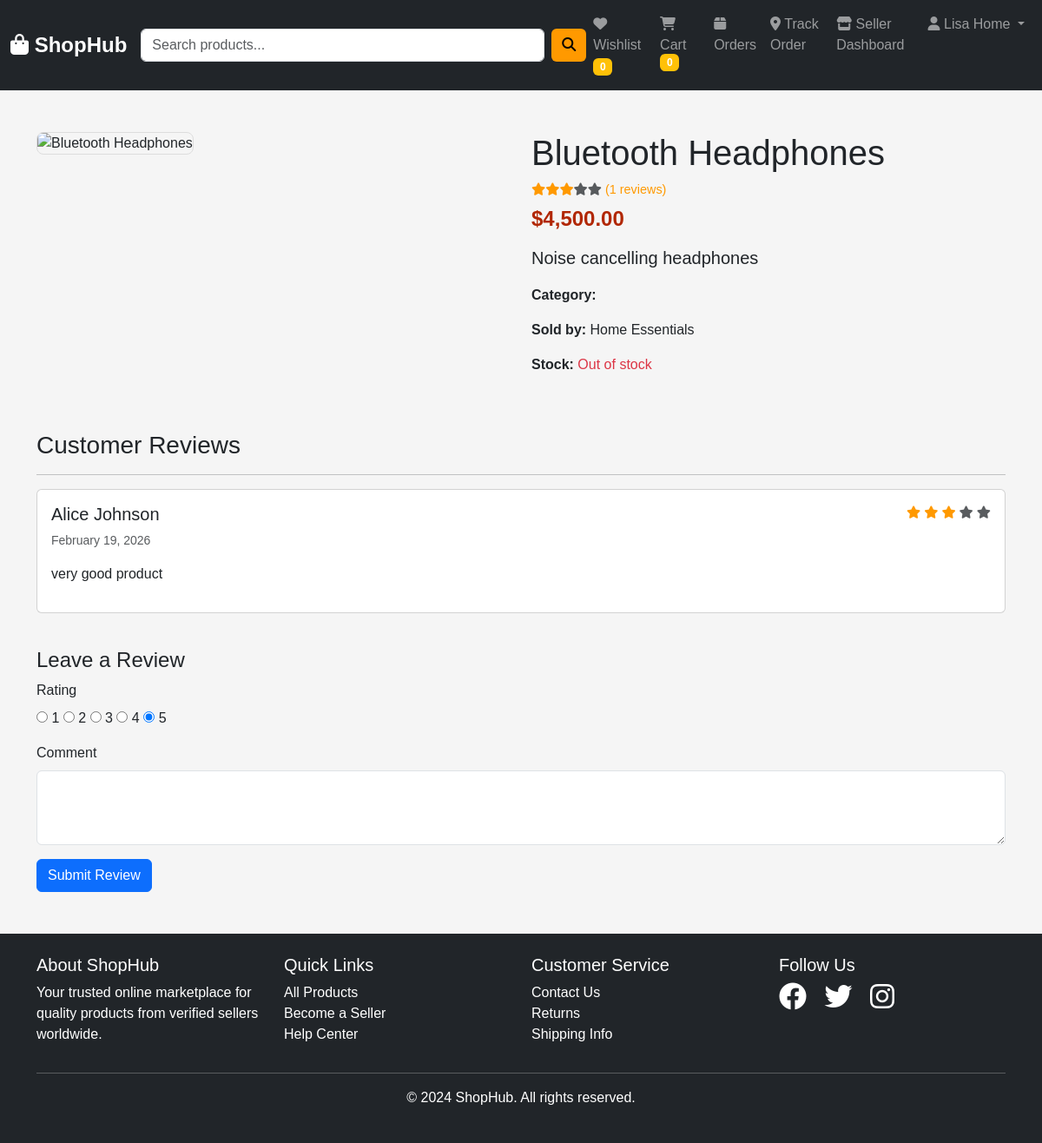
/product-detail.php?id=17 (signed in), run on the app's committed database.
### tables this page shows
CREATE TABLE `products` (
  `id` int(11) NOT NULL,
  `seller_id` int(11) NOT NULL,
  `name` varchar(255) NOT NULL,
  `description` text DEFAULT NULL,
  `price` decimal(10,2) NOT NULL,
  `stock` int(11) DEFAULT 0,
  `category` varchar(100) DEFAULT NULL,
  `image` varchar(255) DEFAULT NULL,
  `status` enum('active','inactive') DEFAULT 'active',
  `created_at` timestamp NOT NULL DEFAULT current_timestamp()
);

CREATE TABLE `users` (
  `id` int(11) NOT NULL,
  `email` varchar(255) NOT NULL,
  `password` varchar(255) NOT NULL,
  `full_name` varchar(255) NOT NULL,
  `user_type` enum('buyer','seller','admin') DEFAULT 'buyer',
  `shop_name` varchar(255) DEFAULT NULL,
  `phone` varchar(20) DEFAULT NULL,
  `address` text DEFAULT NULL,
  `created_at` timestamp NOT NULL DEFAULT current_timestamp()
);

CREATE TABLE `reviews` (
  `id` int(11) NOT NULL,
  `product_id` int(11) NOT NULL,
  `user_id` int(11) NOT NULL,
  `rating` int(11) DEFAULT NULL CHECK (`rating` between 1 and 5),
  `comment` text DEFAULT NULL,
  `created_at` timestamp NOT NULL DEFAULT current_timestamp()
);

### product-detail.php (the view, shortened to what this page needs)
<?php
require_once 'config/database.php';
$product_id = $_GET['id'] ?? 0;
$stmt = $pdo->prepare("SELECT p.*, u.shop_name, u.email,
                               COALESCE(AVG(r.rating),0) as avg_rating,
                               COUNT(r.id) as review_count
                        FROM products p
                        JOIN users u ON p.seller_id = u.id
                        LEFT JOIN reviews r ON r.product_id = p.id
                        WHERE p.id = ?");
$stmt->execute([$product_id]);
$product = $stmt->fetch();
$stmt = $pdo->prepare("SELECT r.*, u.full_name FROM reviews r JOIN users u ON r.user_id = u.id WHERE r.product_id = ? ORDER BY r.created_at DESC");
$stmt->execute([$product_id]);
$reviews = $stmt->fetchAll();
?>
<!DOCTYPE html>
<html lang="en">
<head>
    <link href="https://cdn.jsdelivr.net/npm/bootstrap@5.3.0/dist/css/bootstrap.min.css" rel="stylesheet">
    <link rel="stylesheet" href="https://cdnjs.cloudflare.com/ajax/libs/font-awesome/6.4.0/css/all.min.css">
    <link rel="stylesheet" href="assets/css/style.css">
</head>
<body>
    <?php include 'includes/header.php'; ?>
    <div class="container my-5">
        <div class="row">
            <div class="col-md-6">
                <img src="<?= htmlspecialchars($product['image']) ?>" class="product-detail-img" alt="<?= htmlspecialchars($product['name']) ?>">
            </div>
            <div class="col-md-6">
                <h1><?= htmlspecialchars($product['name']) ?></h1>
                <div class="rating mb-2">
                    <?php
                    $avg = round($product['avg_rating']);
                    for($i=1;$i<=5;$i++) {
                        if($i <= $avg) echo '<i class="fas fa-star"></i>';
                        else echo '<i class="fas fa-star text-muted"></i>';
                    }
                    ?>
                    <span>(<?= $product['review_count'] ?> reviews)</span>
                </div>
                <h2 class="price mb-3">$<?= number_format($product['price'], 2) ?></h2>
                <p class="lead"><?= nl2br(htmlspecialchars($product['description'])) ?></p>
                <div class="mb-3">
                    <strong>Category:</strong> <?= htmlspecialchars($product['category']) ?>
                </div>
                <div class="mb-3">
                    <strong>Sold by:</strong> <?= htmlspecialchars($product['shop_name']) ?>
                </div>
                <div class="mb-3">
                    <strong>Stock:</strong>
                    <?php if($product['stock'] > 0): ?>
                        <span class="text-success"><?= $product['stock'] ?> available</span>
                    <?php else: ?>
                        <span class="text-danger">Out of stock</span>
                    <?php endif; ?>
                </div>
            </div>
        </div>
        <div class="row mt-5">
            <div class="col-12">
                <h3>Customer Reviews</h3>
                <hr>
                <?php if(empty($reviews)): ?>
                <p class="text-muted">No reviews yet. Be the first to review this product!</p>
                <?php else: ?>
                    <?php foreach($reviews as $review): ?>
                    <div class="card mb-3">
                        <div class="card-body">
                            <div class="d-flex justify-content-between">
                                <h5><?= htmlspecialchars($review['full_name']) ?></h5>
                                <div class="rating">
                                    <?php for($i = 1; $i <= 5; $i++): ?>
                                        <i class="fas fa-star <?= $i <= $review['rating'] ? '' : 'text-muted' ?>"></i>
                                    <?php endfor; ?>
                                </div>
                            </div>
                            <p class="text-muted small"><?= date('F j, Y', strtotime($review['created_at'])) ?></p>
                            <p><?= nl2br(htmlspecialchars($review['comment'])) ?></p>
                        </div>
                    </div>
                    <?php endforeach; ?>
                <?php endif; ?>
            </div>
        </div>
        <?php if(isset($_SESSION['user_id'])): ?>
        <div class="row mt-4">
            <div class="col-12">
                <h4>Leave a Review</h4>
                <form method="POST">
                    <div class="mb-3">
                        <label class="form-label">Rating</label><br>
                        <?php for($r=1;$r<=5;$r++): ?>
                        <input type="radio" name="rating" value="<?= $r ?>" <?= $r==5 ? 'checked' : '' ?>> <?= $r ?>
                        <?php endfor; ?>
                    </div>
                    <div class="mb-3">
                        <label class="form-label">Comment</label>
                        <textarea name="comment" class="form-control" rows="3" required></textarea>
                    </div>
                    <button type="submit" class="btn btn-primary">Submit Review</button>
                </form>
            </div>
        </div>
        <?php else: ?>
        <p class="text-muted">Please <a href="login.php">login</a> to leave a review.</p>
        <?php endif; ?>
    </div>
    <?php include 'includes/footer.php'; ?>
</body>
</html>

### assets/css/style.css (style rules this page uses)
:root { --primary-color: #232f3e; --secondary-color: #febd69; --accent-color: #ff9900; }
body { font-family: 'Arial', sans-serif; background-color: #f5f5f5; }
.rating { color: var(--accent-color); font-size: 0.9rem; margin-bottom: 10px; }
.price { font-size: 1.5rem; font-weight: bold; color: #B12704; margin-bottom: 5px; }
.product-detail-img { max-width: 100%; border: 1px solid #ddd; border-radius: 8px; }

### data on the page
products: name "Bluetooth Headphones", price "4,500.00", description "Noise cancelling headphones", seller.shop_name "Home Essentials"
reviews: user.full_name "Alice Johnson", rating 3 (drawn), created_at "February 19, 2026", comment "very good product"

### other printed values
$full_name "Lisa Home"
$product['review_count'] "1"
